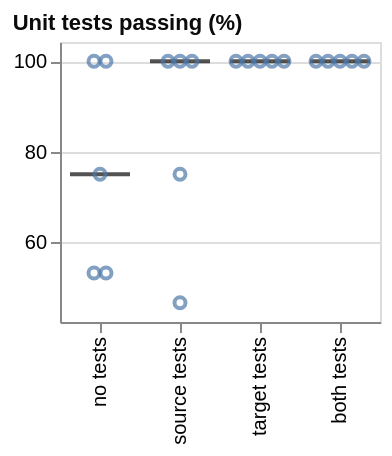

Write the Vega-Lite specification saved for this chart.
### Vega-Lite specification from a JSON file in a GitHub repository (floating-point values rounded to 4 significant figures)
{"config": {"view": {"continuousWidth": 300, "continuousHeight": 300}}, "concat": [{"layer": [{"mark": {"type": "tick", "color": "#0b0b0b", "opacity": 0.7, "size": 30, "thickness": 2}, "encoding": {"x": {"field": "condition", "scale": {"paddingInner": 0.25, "paddingOuter": 0.125}, "sort": ["no tests", "source tests", "target tests", "both tests"], "title": null, "type": "nominal"}, "y": {"aggregate": "median", "field": "value", "scale": {"domain": [42.29, 104.3], "nice": false}, "title": null, "type": "quantitative"}}}, {"mark": {"type": "point"}, "encoding": {"x": {"field": "condition", "scale": {"paddingInner": 0.25, "paddingOuter": 0.125}, "sort": ["no tests", "source tests", "target tests", "both tests"], "title": null, "type": "nominal"}, "xOffset": {"field": "nudge", "scale": {"domain": [-2.0, 2.0], "range": [3.0, 27.0]}, "title": null, "type": "quantitative"}, "y": {"field": "value", "scale": {"domain": [42.29, 104.3], "nice": false}, "type": "quantitative"}}}, {"mark": {"type": "rule"}, "encoding": {"y": {"aggregate": "median", "field": "reference", "scale": {"domain": [42.29, 104.3], "nice": false}, "type": "quantitative"}}, "transform": [{"filter": {"field": "reference", "valid": true}}]}], "height": 140, "title": {"text": "Unit tests passing (%)", "anchor": "start", "color": "#0b0b0b", "fontSize": 11}, "width": 160}], "columns": 4, "data": {"name": "data-3b8139fc71a21c2234e412ec31f9105e"}, "$schema": "https://vega.github.io/schema/vega-lite/v6.4.1.json", "datasets": {"data-3b8139fc71a21c2234e412ec31f9105e": [{"condition": "no tests", "layout": "kept the file layout", "metric": "adapted_unit_pass_pct", "value": 75.0, "reference": null, "nudge": 0.0}, {"condition": "no tests", "layout": "rebuilt the file layout", "metric": "adapted_unit_pass_pct", "value": 53.12, "reference": null, "nudge": -0.5}, {"condition": "no tests", "layout": "kept the file layout", "metric": "adapted_unit_pass_pct", "value": 53.12, "reference": null, "nudge": 0.5}, {"condition": "no tests", "layout": "rebuilt the file layout", "metric": "adapted_unit_pass_pct", "value": 100.0, "reference": null, "nudge": -0.5}, {"condition": "no tests", "layout": "rebuilt the file layout", "metric": "adapted_unit_pass_pct", "value": 100.0, "reference": null, "nudge": 0.5}, {"condition": "source tests", "layout": "kept the file layout", "metric": "adapted_unit_pass_pct", "value": 46.56, "reference": null, "nudge": 0.0}, {"condition": "source tests", "layout": "kept the file layout", "metric": "adapted_unit_pass_pct", "value": 75.0, "reference": null, "nudge": 0.0}, {"condition": "source tests", "layout": "kept the file layout", "metric": "adapted_unit_pass_pct", "value": 100.0, "reference": null, "nudge": -1.0}, {"condition": "source tests", "layout": "kept the file layout", "metric": "adapted_unit_pass_pct", "value": 100.0, "reference": null, "nudge": 0.0}, {"condition": "source tests", "layout": "kept the file layout", "metric": "adapted_unit_pass_pct", "value": 100.0, "reference": null, "nudge": 1.0}, {"condition": "target tests", "layout": "kept the file layout", "metric": "adapted_unit_pass_pct", "value": 100.0, "reference": null, "nudge": -2.0}, {"condition": "target tests", "layout": "kept the file layout", "metric": "adapted_unit_pass_pct", "value": 100.0, "reference": null, "nudge": -1.0}, {"condition": "target tests", "layout": "kept the file layout", "metric": "adapted_unit_pass_pct", "value": 100.0, "reference": null, "nudge": 0.0}, {"condition": "target tests", "layout": "kept the file layout", "metric": "adapted_unit_pass_pct", "value": 100.0, "reference": null, "nudge": 1.0}, {"condition": "target tests", "layout": "kept the file layout", "metric": "adapted_unit_pass_pct", "value": 100.0, "reference": null, "nudge": 2.0}, {"condition": "both tests", "layout": "kept the file layout", "metric": "adapted_unit_pass_pct", "value": 100.0, "reference": null, "nudge": -2.0}, {"condition": "both tests", "layout": "kept the file layout", "metric": "adapted_unit_pass_pct", "value": 100.0, "reference": null, "nudge": -1.0}, {"condition": "both tests", "layout": "kept the file layout", "metric": "adapted_unit_pass_pct", "value": 100.0, "reference": null, "nudge": 0.0}, {"condition": "both tests", "layout": "kept the file layout", "metric": "adapted_unit_pass_pct", "value": 100.0, "reference": null, "nudge": 1.0}, {"condition": "both tests", "layout": "kept the file layout", "metric": "adapted_unit_pass_pct", "value": 100.0, "reference": null, "nudge": 2.0}]}}
